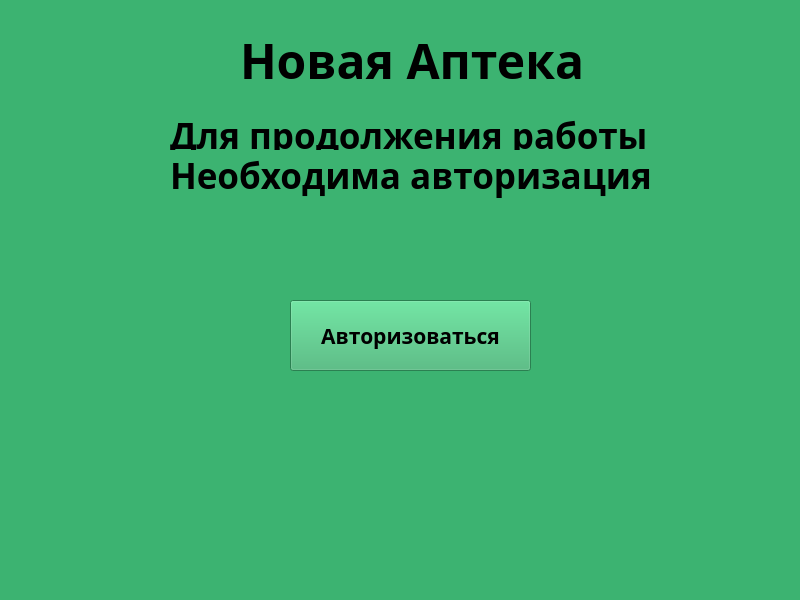
<?xml version="1.0" encoding="UTF-8"?>
<ui version="4.0">
 <class>Welcome</class>
 <widget class="QMainWindow" name="Welcome">
  <property name="geometry">
   <rect>
    <x>0</x>
    <y>0</y>
    <width>800</width>
    <height>600</height>
   </rect>
  </property>
  <property name="windowTitle">
   <string>Welcome</string>
  </property>
  <property name="styleSheet">
   <string notr="true">background-color:MediumSeaGreen
</string>
  </property>
  <widget class="QWidget" name="centralwidget">
   <widget class="QLabel" name="label">
    <property name="geometry">
     <rect>
      <x>240</x>
      <y>30</y>
      <width>541</width>
      <height>61</height>
     </rect>
    </property>
    <property name="font">
     <font>
      <family>Rockwell</family>
      <pointsize>36</pointsize>
      <bold>true</bold>
     </font>
    </property>
    <property name="text">
     <string>Новая Аптека</string>
    </property>
   </widget>
   <widget class="QLabel" name="label_2">
    <property name="geometry">
     <rect>
      <x>170</x>
      <y>110</y>
      <width>621</width>
      <height>51</height>
     </rect>
    </property>
    <property name="font">
     <font>
      <family>Rockwell</family>
      <pointsize>26</pointsize>
      <bold>true</bold>
     </font>
    </property>
    <property name="text">
     <string>Для продолжения работы</string>
    </property>
   </widget>
   <widget class="QLabel" name="label_3">
    <property name="geometry">
     <rect>
      <x>170</x>
      <y>150</y>
      <width>631</width>
      <height>51</height>
     </rect>
    </property>
    <property name="font">
     <font>
      <family>Rockwell</family>
      <pointsize>26</pointsize>
      <bold>true</bold>
     </font>
    </property>
    <property name="text">
     <string>Необходима авторизация</string>
    </property>
   </widget>
   <widget class="QPushButton" name="pushButton">
    <property name="geometry">
     <rect>
      <x>290</x>
      <y>300</y>
      <width>241</width>
      <height>71</height>
     </rect>
    </property>
    <property name="font">
     <font>
      <family>Rockwell</family>
      <pointsize>16</pointsize>
      <bold>true</bold>
     </font>
    </property>
    <property name="text">
     <string>Авторизоваться</string>
    </property>
   </widget>
  </widget>
  <widget class="QStatusBar" name="statusbar"/>
 </widget>
 <resources/>
 <connections/>
</ui>
